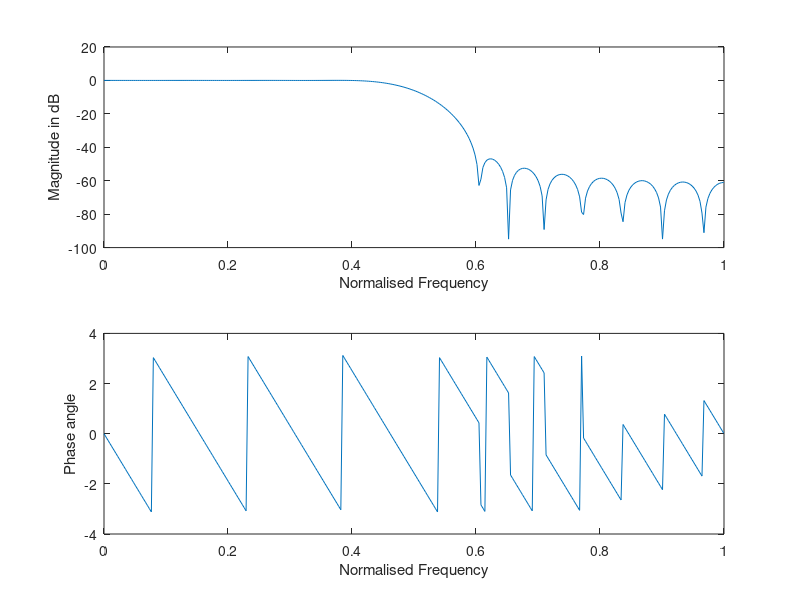

This figure's MATLAB source:
ap=.1;
aps=44;
ws=30;
wp=20;
wsf=100;
B=ws-wp;
wc=.5*(ws+wp);
wcr=wc*2*pi/wsf;
D=(aps-7.95)/14.36;
N=ceil((wsf*D/B)+1);
a=(N-1)/2;
gamma=(.5842*(aps-21).^(.4)+0.07886*(aps-21));
n=0:1:N-1;
hd=sin(wcr*(n-a))./(pi*(n-a));
hd(a+1)=.5;
wk=(kaiser(N,gamma))';
hn=hd.*wk;
w=0:.01:pi;
h=freqz(hn,1,w);
subplot(2,1,1),plot(w/pi,20*log10(abs(h)));
ylabel('Magnitude in dB');xlabel('Normalised Frequency');
subplot(2,1,2),plot(w/pi,angle(h));
ylabel('Phase angle'),xlabel('Normalised Frequency');